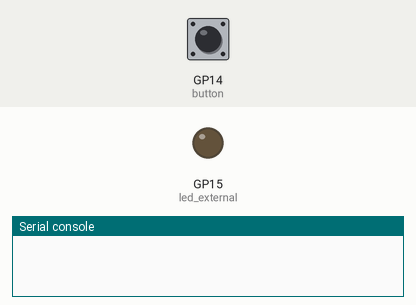
Simulated run of this program. Board: Raspberry Pi Pico running MicroPython. Shown: output pins drawn as LEDs (lit = HIGH), the last lines printed to the serial console. The test bench sets the inputs (shaded band); at power-on: GP14 (button) LOW.

Above: at 1.2 s.
1.3 s: GP14 (button) pulled HIGH for 0.15 s
At 1.37 s:
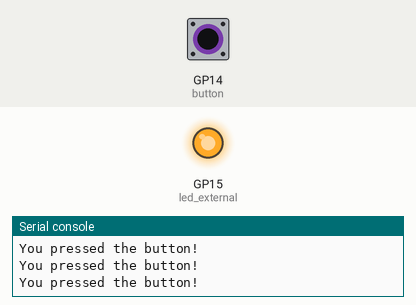
2.9 s: GP14 (button) pulled HIGH for 3.2 s
At 7.0 s:
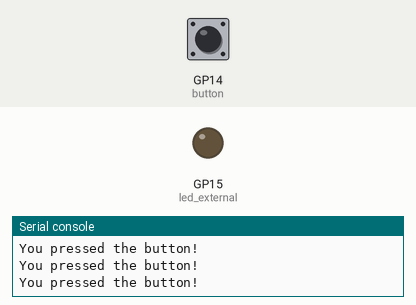
Timing chart, 0 to 8.5 s (numbered marks = the images above; inputs shaded):
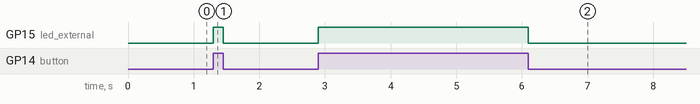

The program:

Switch.py
```python
from machine import Pin
import utime

led_external = Pin(15, Pin.OUT)

button = Pin(14, Pin.IN, Pin.PULL_DOWN)

# while True:
#     led_external.toggle()
#     utime.sleep(.5)

while True:
    if button.value() == 1:
        print("You pressed the button!")
        led_external.value(1)
#         utime.sleep(2)
    else:
        led_external.value(0)
```

Measured:
- after the input at 1.3 s, GP15 (led_external): LOW → HIGH at once, → LOW 0.15 s later
- after the input at 2.9 s, GP15 (led_external): LOW → HIGH at once, → LOW 3.2 s later
